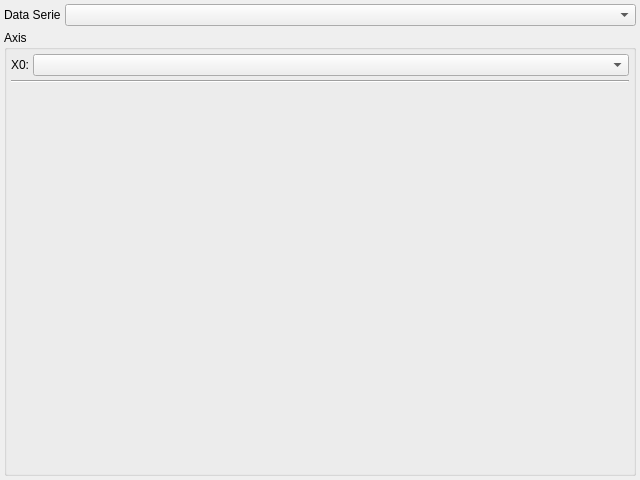
<?xml version="1.0" encoding="UTF-8"?>
<ui version="4.0">
 <class>PlotConfigTabWIdget</class>
 <widget class="QWidget" name="PlotConfigTabWIdget">
  <property name="geometry">
   <rect>
    <x>0</x>
    <y>0</y>
    <width>640</width>
    <height>480</height>
   </rect>
  </property>
  <property name="windowTitle">
   <string>Form</string>
  </property>
  <layout class="QVBoxLayout" name="verticalLayout" stretch="0,0">
   <property name="spacing">
    <number>4</number>
   </property>
   <property name="leftMargin">
    <number>4</number>
   </property>
   <property name="topMargin">
    <number>4</number>
   </property>
   <property name="rightMargin">
    <number>4</number>
   </property>
   <property name="bottomMargin">
    <number>4</number>
   </property>
   <item>
    <layout class="QHBoxLayout" name="horizontalLayout">
     <item>
      <widget class="QLabel" name="label">
       <property name="text">
        <string>Data Serie</string>
       </property>
      </widget>
     </item>
     <item>
      <widget class="QComboBox" name="seriesComboBox">
       <property name="sizePolicy">
        <sizepolicy hsizetype="Expanding" vsizetype="Fixed">
         <horstretch>0</horstretch>
         <verstretch>0</verstretch>
        </sizepolicy>
       </property>
      </widget>
     </item>
    </layout>
   </item>
   <item>
    <widget class="QGroupBox" name="groupBox_2">
     <property name="sizePolicy">
      <sizepolicy hsizetype="Preferred" vsizetype="Expanding">
       <horstretch>0</horstretch>
       <verstretch>0</verstretch>
      </sizepolicy>
     </property>
     <property name="title">
      <string>Axis</string>
     </property>
     <layout class="QVBoxLayout" name="verticalLayout_3">
      <property name="spacing">
       <number>4</number>
      </property>
      <property name="leftMargin">
       <number>4</number>
      </property>
      <property name="topMargin">
       <number>4</number>
      </property>
      <property name="rightMargin">
       <number>4</number>
      </property>
      <property name="bottomMargin">
       <number>4</number>
      </property>
      <item>
       <layout class="QVBoxLayout" name="rowsVerticalLayout">
        <property name="spacing">
         <number>4</number>
        </property>
        <item>
         <layout class="QHBoxLayout" name="horizontalLayout_2">
          <item>
           <widget class="QLabel" name="label_2">
            <property name="text">
             <string>X0:</string>
            </property>
           </widget>
          </item>
          <item>
           <widget class="QComboBox" name="x0_ComboBox">
            <property name="sizePolicy">
             <sizepolicy hsizetype="Expanding" vsizetype="Fixed">
              <horstretch>0</horstretch>
              <verstretch>0</verstretch>
             </sizepolicy>
            </property>
           </widget>
          </item>
         </layout>
        </item>
        <item>
         <widget class="Line" name="line">
          <property name="orientation">
           <enum>Qt::Horizontal</enum>
          </property>
         </widget>
        </item>
       </layout>
      </item>
      <item>
       <spacer name="verticalSpacer">
        <property name="orientation">
         <enum>Qt::Vertical</enum>
        </property>
        <property name="sizeHint" stdset="0">
         <size>
          <width>20</width>
          <height>388</height>
         </size>
        </property>
       </spacer>
      </item>
     </layout>
    </widget>
   </item>
  </layout>
 </widget>
 <resources/>
 <connections/>
</ui>
